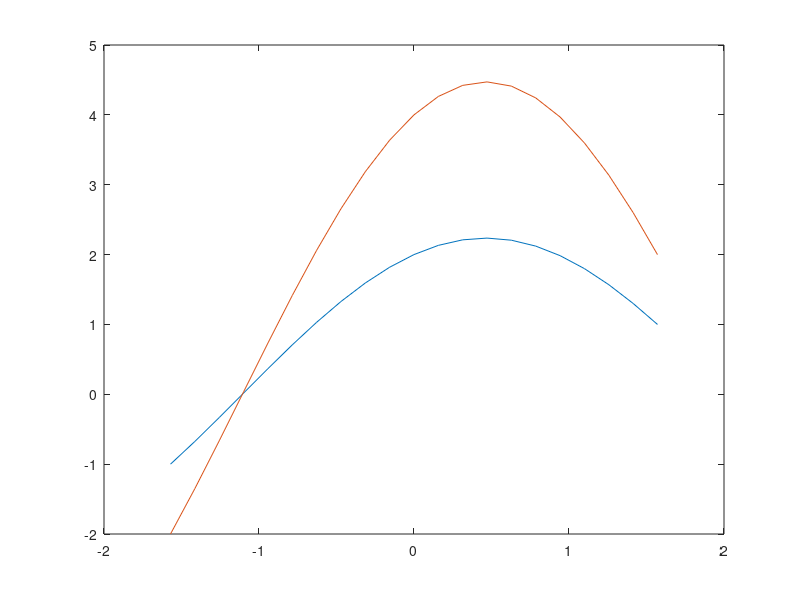

Write MATLAB code to recreate this figure.
% simple hough transform
clear all; 
close all; 


alpha_step = pi / 20; 
alpha = [-pi*0.5: alpha_step: pi*0.5]

p_1 = [2; 1]; 
p_2 = [4; 2]; 


for i=1:length(alpha)
  d_1(i) = p_1(1) * cos(alpha(i)) + p_1(2)*sin(alpha(i)); 
  d_2(i) = p_2(1) * cos(alpha(i)) + p_2(2)*sin(alpha(i));
end; 



figure(1); 
plot(alpha, d_1); 
hold on; 
plot(alpha, d_2); 



% hough transform
p_size = 100;
m = 3; 
t = 1; 
noise_scale = 20;


% create line with random noise
for i=1:p_size 
  if(i < 50)
    noise_y = rand * noise_scale;
    p(:,i) =  [i; i*m + t*noise_y];
  else
    noise_y = rand * noise_scale;
    p(:,i) =  [i; -i*m - t*noise_y];
  end;
end;

%figure(2); 
%plot(p(1,:), p(2,:), 'xr');

% apply hough transform 
for i=1:p_size
  for a=1:length(alpha)
    d(a, i) = p(1,i) * cos(alpha(a)) + p(2,i) * sin(alpha(a));

  end; 
end; 


%figure(3);
%for i=1:length(p)
%  plot(alpha, d(:,i));
%  hold on; 
%end; 
 
